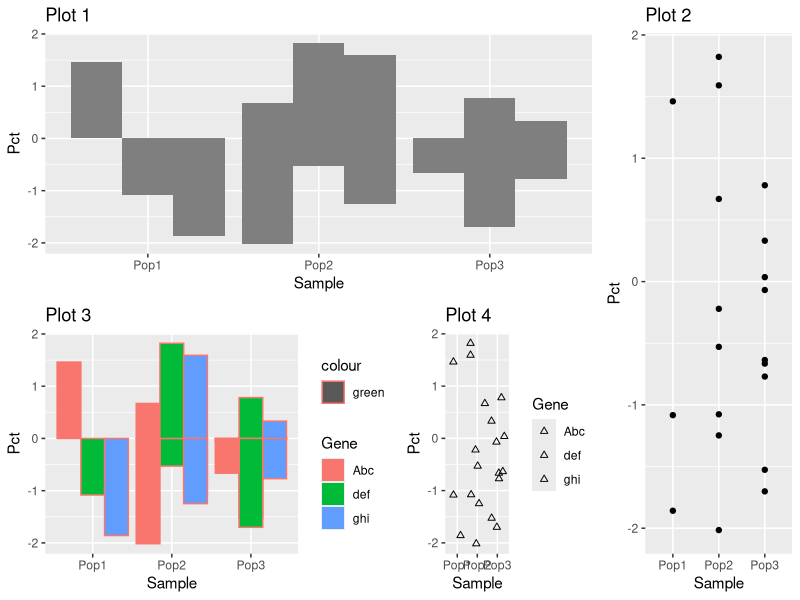
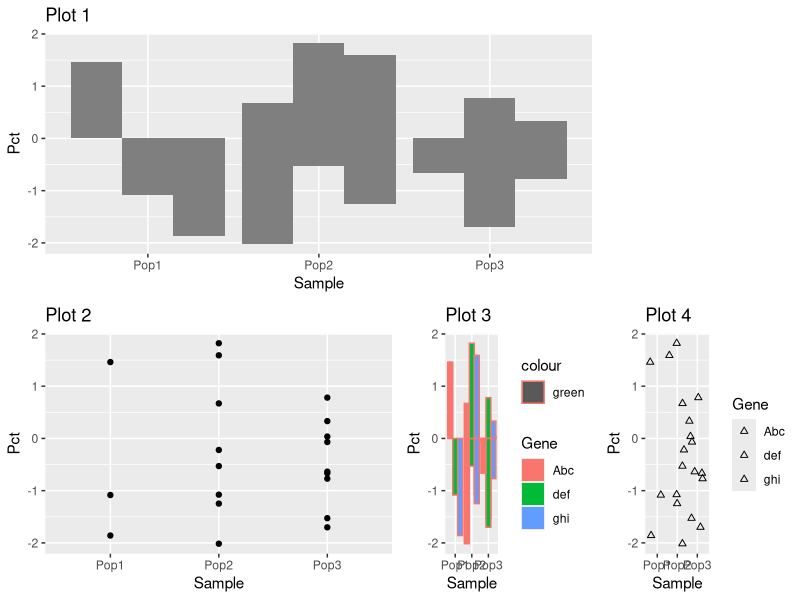
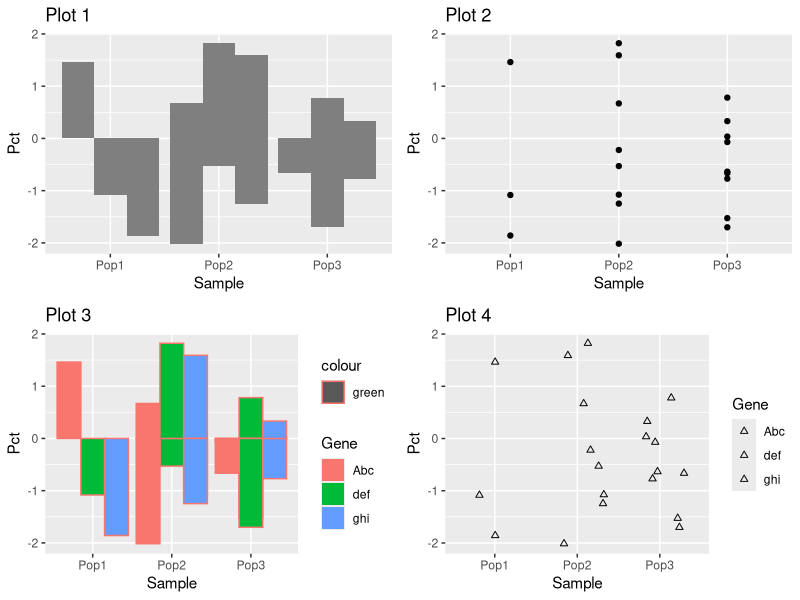

Write R code to recreate these figures, in order.
#!/bin/env Rscript
## Load packages

library(ggplot2)
library(gridExtra)


##Create Fake Data for the eventual plots

gene=c("Abc", "def", "ghi")
data1=as.data.frame(matrix(data = NA, nrow = 20, ncol = 3))
names(data1)=c("Sample", "Gene", "Pct")
data1$Sample=sample(c("Pop1", "Pop2", "Pop3"),replace=T,20)
data1$Gene=sample(gene, replace=T, 20)
data1$Pct=rnorm(20, mean = 0, sd=1)


## Create Plots 

one=ggplot(data = data1, mapping = aes(x=Sample, y=Pct, fill=Gene))+
  geom_bar(stat = "identity", position = "dodge")+
  scale_fill_manual("legend", values = c("A" = "green3", "B" = "blue2", "C" = "green3"))+ggtitle(label = "Plot 1")


two=ggplot(data = data1, mapping = aes(x=Sample, y=Pct, fill=Gene))+
  geom_point()+
  scale_fill_manual("legend", values = c("A" = "lightblue", "B" = "blue2", "C" = "green3"))+ggtitle(label = "Plot 2")

three=ggplot(data = data1, mapping = aes(x=Sample, y=Pct, fill=Gene, col="green"))+
  geom_bar(stat = "identity", position = "dodge")+
  ggtitle(label = "Plot 3")

four=ggplot(data = data1, mapping = aes(x=Sample, y=Pct, fill=Gene))+
  geom_jitter(shape=2)+
  ggtitle(label = "Plot 4")


## Arrange using grid.arrange function from grid.extra package

## Use "widths" to define how many partitions to create within the matrix
## Use layout_matrix to define where the plots go. They will be ordered numbers
## the same way as they are input as ggplot objects. 

grid.arrange(one,two,three,four,
             widths = c(1,1, 1, 1),
             layout_matrix = rbind(c(1, 1, 1,2),
                                   c(3, 3,4, 2))
)

grid.arrange(one,two,three,four,
             widths = c(2,1, 1),
             layout_matrix = rbind(c(1, 1, NA),
                                   c(2,3,4))
)

## Can also just simply define number of rows and columns if you want to be uniform


grid.arrange(one,two,three,four,
             ncol = 2, 
             nrow = 2
)
